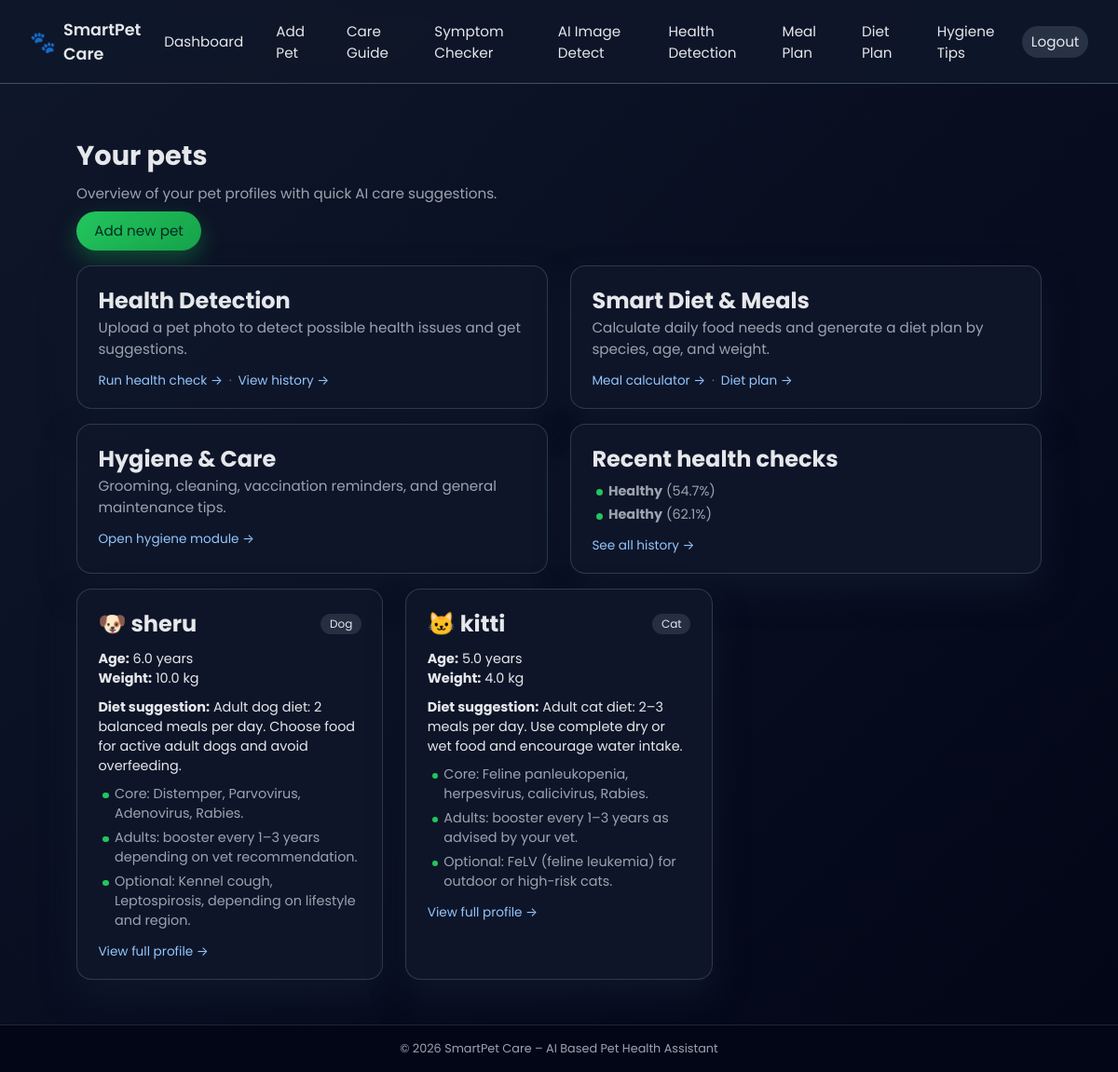
The app's page /dashboard (signed in) with its own data.
### backend/app.py (models this page shows)
class HealthCheck(db.Model):
    id = db.Column(db.Integer, primary_key=True)
    created_at = db.Column(db.DateTime, default=datetime.utcnow, nullable=False)
    owner_id = db.Column(db.Integer, db.ForeignKey("user.id"), nullable=False, index=True)
    pet_id = db.Column(db.Integer, db.ForeignKey("pet.id"), nullable=True, index=True)
    image_filename = db.Column(db.String(255), nullable=False)
    condition = db.Column(db.String(20), nullable=False)  # Healthy / Sick
    issue = db.Column(db.String(50), nullable=True)  # skin problems / infection signs / weakness indicators
    confidence = db.Column(db.Float, nullable=False)  # 0..1
    signals_json = db.Column(db.Text, nullable=True)  # optional debugging / transparency

class Pet(db.Model):
    id = db.Column(db.Integer, primary_key=True)
    name = db.Column(db.String(80), nullable=False)
    species = db.Column(db.String(20), nullable=False)
    age_years = db.Column(db.Float, nullable=False)
    weight_kg = db.Column(db.Float, nullable=False)
    created_at = db.Column(db.DateTime, default=datetime.utcnow)
    owner_id = db.Column(db.Integer, db.ForeignKey("user.id"), nullable=False)

### backend/app.py (the view)
@app.route("/dashboard")
@login_required
def dashboard():
    pets = Pet.query.filter_by(owner_id=current_user.id).all()
    recent_checks = (
        HealthCheck.query.filter_by(owner_id=current_user.id)
        .order_by(HealthCheck.created_at.desc())
        .limit(5)
        .all()
    )
    pet_cards = []
    for pet in pets:
        species_key = (pet.species or "").lower()
        species_meta = PET_TYPES.get(species_key, {"label": pet.species.title(), "icon": "🐾"})
        pet_cards.append(
            {
                "pet": pet,
                "species_label": species_meta["label"],
                "icon": species_meta["icon"],
                "diet": suggest_diet(pet.species, pet.age_years, pet.weight_kg),
                "vaccinations": get_vaccination_schedule(pet.species, pet.age_years),
            }
        )
    return render_template("dashboard.html", pet_cards=pet_cards, recent_checks=recent_checks)

### backend/app.py (called while the page is built)
@login_manager.user_loader
def load_user(user_id):
    return User.query.get(int(user_id))

### backend/templates/dashboard.html (shortened to what this page needs)
{% extends "base.html" %}
{% block content %}
<section class="page-header">
    <h1>Your pets</h1>
    <p class="subtitle">Overview of your pet profiles with quick AI care suggestions.</p>
    <a href="{{ url_for('add_pet') }}" class="btn btn-primary">Add new pet</a>
</section>
<section class="grid grid-2">
    <article class="card">
        <h2>Health Detection</h2>
        <p class="subtitle">Upload a pet photo to detect possible health issues and get suggestions.</p>
        <div class="card-footer">
            <a class="link" href="{{ url_for('health_detect') }}">Run health check →</a>
            <span class="spacer">·</span>
            <a class="link" href="{{ url_for('health_history') }}">View history →</a>
        </div>
    </article>
    <article class="card">
        <h2>Smart Diet &amp; Meals</h2>
        <p class="subtitle">Calculate daily food needs and generate a diet plan by species, age, and weight.</p>
        <div class="card-footer">
            <a class="link" href="{{ url_for('meal_recommendation') }}">Meal calculator →</a>
            <span class="spacer">·</span>
            <a class="link" href="{{ url_for('diet_recommendation') }}">Diet plan →</a>
        </div>
    </article>
</section>
<section class="grid grid-2">
    <article class="card">
        <h2>Hygiene &amp; Care</h2>
        <p class="subtitle">Grooming, cleaning, vaccination reminders, and general maintenance tips.</p>
        <div class="card-footer">
            <a class="link" href="{{ url_for('hygiene_module') }}">Open hygiene module →</a>
        </div>
    </article>
    <article class="card">
        <h2>Recent health checks</h2>
        {% if recent_checks %}
            <ul class="bullet-list">
                {% for c in recent_checks %}
                    <li>
                        <strong>{{ c.condition }}</strong>
                        ({{ (c.confidence * 100) | round(1) }}%)
                    </li>
                {% endfor %}
            </ul>
            <div class="card-footer">
                <a class="link" href="{{ url_for('health_history') }}">See all history →</a>
            </div>
        {% else %}
            <p>No health checks yet. Upload an image to start.</p>
        {% endif %}
    </article>
</section>
{% if pet_cards %}
    <section class="grid">
        {% for card in pet_cards %}
            <article class="card card-pet">
                <header class="card-header">
                    <h2>{{ card.icon }} {{ card.pet.name }}</h2>
                    <span class="tag">{{ card.species_label }}</span>
                </header>
                <div class="card-body">
                    <p><strong>Age:</strong> {{ "%.1f"|format(card.pet.age_years) }} years</p>
                    <p><strong>Weight:</strong> {{ "%.1f"|format(card.pet.weight_kg) }} kg</p>
                    <p class="card-highlight"><strong>Diet suggestion:</strong> {{ card.diet }}</p>
                    <ul class="bullet-list">
                        {% for v in card.vaccinations %}
                            <li>{{ v }}</li>
                        {% endfor %}
                    </ul>
                </div>
                <footer class="card-footer">
                    <a href="{{ url_for('pet_detail', pet_id=card.pet.id) }}" class="link">View full profile →</a>
                </footer>
            </article>
        {% endfor %}
    </section>
{% else %}
    <section class="empty-state">
        <p>You have not added any pets yet.</p>
        <a href="{{ url_for('add_pet') }}" class="btn btn-primary">Add your first pet</a>
    </section>
{% endif %}
{% endblock %}

### backend/templates/base.html (shortened to what this page needs)
<!DOCTYPE html>
<html lang="en">
<head>
    <link rel="stylesheet" href="{{ url_for('static', filename='css/style.css') }}">
</head>
<body>
    <header class="app-header">
        <div class="logo">
            <span class="logo-icon">🐾</span>
            <span class="logo-text">SmartPet Care</span>
        </div>
        <nav class="nav">
            {% if current_user.is_authenticated %}
                <a href="{{ url_for('dashboard') }}">Dashboard</a>
                <a href="{{ url_for('add_pet') }}">Add Pet</a>
                <a href="{{ url_for('care_guide') }}">Care Guide</a>
                <a href="{{ url_for('symptom_checker') }}">Symptom Checker</a>
                <a href="{{ url_for('image_detect') }}">AI Image Detect</a>
                <a href="{{ url_for('health_detect') }}">Health Detection</a>
                <a href="{{ url_for('meal_recommendation') }}">Meal Plan</a>
                <a href="{{ url_for('diet_recommendation') }}">Diet Plan</a>
                <a href="{{ url_for('hygiene_module') }}">Hygiene Tips</a>
                <a href="{{ url_for('logout') }}" class="btn btn-secondary btn-small">Logout</a>
            {% else %}
                <a href="{{ url_for('login') }}">Login</a>
                <a href="{{ url_for('register') }}" class="btn btn-primary btn-small">Get Started</a>
            {% endif %}
        </nav>
    </header>
    <main class="app-main">
        {% block content %}{% endblock %}
    </main>
    <footer class="app-footer">
        <p>&copy; {{ 2026 }} SmartPet Care – AI Based Pet Health Assistant</p>
    </footer>
</body>
</html>

### backend/static/css/style.css (style rules this page uses)
*, *::before, *::after { box-sizing: border-box; margin: 0; padding: 0; }
body { font-family: "Poppins", system-ui, -apple-system, BlinkMacSystemFont, "Segoe UI", sans-serif; background: linear-gradient(135deg, #0f172a, #020617); color: #e5e7eb; min-height: 100vh; display: flex; flex-direction: column; }
a { color: inherit; text-decoration: none; }
.app-header { display: flex; align-items: center; justify-content: space-between; padding: 1rem 2rem; border-bottom: 1px solid rgba(148, 163, 184, 0.4); background: rgba(15, 23, 42, 0.9); backdrop-filter: blur(10px); position: sticky; top: 0; z-index: 10; }
.logo { display: flex; align-items: center; gap: 0.5rem; font-weight: 600; font-size: 1.1rem; }
.logo-icon { font-size: 1.4rem; }
.nav { display: flex; align-items: center; gap: 1rem; }
.nav a { font-size: 0.95rem; padding: 0.35rem 0.6rem; border-radius: 999px; transition: background 0.15s ease, color 0.15s ease; }
.app-main { flex: 1; padding: 2rem 2rem 3rem; max-width: 1100px; width: 100%; margin: 0 auto; }
.app-footer { text-align: center; padding: 1rem; font-size: 0.8rem; color: #9ca3af; border-top: 1px solid rgba(148, 163, 184, 0.2); background: #020617; }
.tag { display: inline-flex; align-items: center; padding: 0.1rem 0.6rem; border-radius: 999px; font-size: 0.75rem; background: rgba(148, 163, 184, 0.18); color: #e5e7eb; }
.btn { border-radius: 999px; border: none; padding: 0.6rem 1.2rem; font-size: 0.95rem; cursor: pointer; display: inline-flex; align-items: center; justify-content: center; gap: 0.3rem; transition: transform 0.1s ease, box-shadow 0.1s ease, background 0.15s ease; text-decoration: none; }
.btn-small { padding: 0.3rem 0.8rem; font-size: 0.85rem; }
.btn-primary { background: linear-gradient(135deg, #22c55e, #16a34a); color: #022c22; box-shadow: 0 10px 25px rgba(22, 163, 74, 0.4); }
.btn-secondary { background: rgba(148, 163, 184, 0.2); color: #e5e7eb; }
.page-header { margin: 1.5rem 0 1rem; }
.page-header h1 { font-size: 1.8rem; margin-bottom: 0.4rem; }
.subtitle { color: #9ca3af; font-size: 0.95rem; margin-bottom: 0.5rem; }
.grid { display: grid; grid-template-columns: repeat(auto-fill, minmax(260px, 1fr)); gap: 1.5rem; margin-top: 1rem; }
.grid-2 { grid-template-columns: repeat(auto-fit, minmax(280px, 1fr)); }
.card { background: rgba(15, 23, 42, 0.95); border-radius: 1rem; padding: 1.2rem 1.4rem; box-shadow: 0 18px 35px rgba(15, 23, 42, 0.85); border: 1px solid rgba(148, 163, 184, 0.25); }
.card-header { display: flex; justify-content: space-between; align-items: center; margin-bottom: 0.6rem; }
.card-body { font-size: 0.9rem; color: #e5e7eb; }
.card-footer { margin-top: 0.8rem; font-size: 0.85rem; color: #93c5fd; }
.card-highlight { margin-top: 0.6rem; margin-bottom: 0.6rem; }
.bullet-list { list-style: none; margin-top: 0.4rem; font-size: 0.9rem; color: #9ca3af; }
.bullet-list li { margin-bottom: 0.3rem; position: relative; padding-left: 1.1rem; }
.bullet-list li::before { content: ""; position: absolute; left: 0.3rem; top: 0.55rem; width: 0.4rem; height: 0.4rem; border-radius: 999px; background: #22c55e; }
.spacer { color: rgba(148, 163, 184, 0.7); padding: 0 0.2rem; }
.link { color: #93c5fd; }

### records on screen
HealthCheck: condition "Healthy", (c.confidence*100)|round(1) "54.7"
HealthCheck: condition "Healthy", (c.confidence*100)|round(1) "62.1"
Pet: icon "🐶", pet.name "sheru", species_label "Dog", pet.age_years "6.0", pet.weight_kg "10.0", diet "Adult dog diet: 2 balanced meals per day. Choose food for active adult dogs and avoid overfeeding.", vaccinations "Core: Distemper, Parvovirus, Adenovirus, Rabies." "Adults: booster every 1–3 years depending on vet recommendation." "Optional: Kennel cough, Leptospirosis, depending on lifestyle and region."
Pet: icon "🐱", pet.name "kitti", species_label "Cat", pet.age_years "5.0", pet.weight_kg "4.0", diet "Adult cat diet: 2–3 meals per day. Use complete dry or wet food and encourage water intake.", vaccinations "Core: Feline panleukopenia, herpesvirus, calicivirus, Rabies." "Adults: booster every 1–3 years as advised by your vet." "Optional: FeLV (feline leukemia) for outdoor or high-risk cats."

### other values on screen
{{ 2026 }} "2026"
